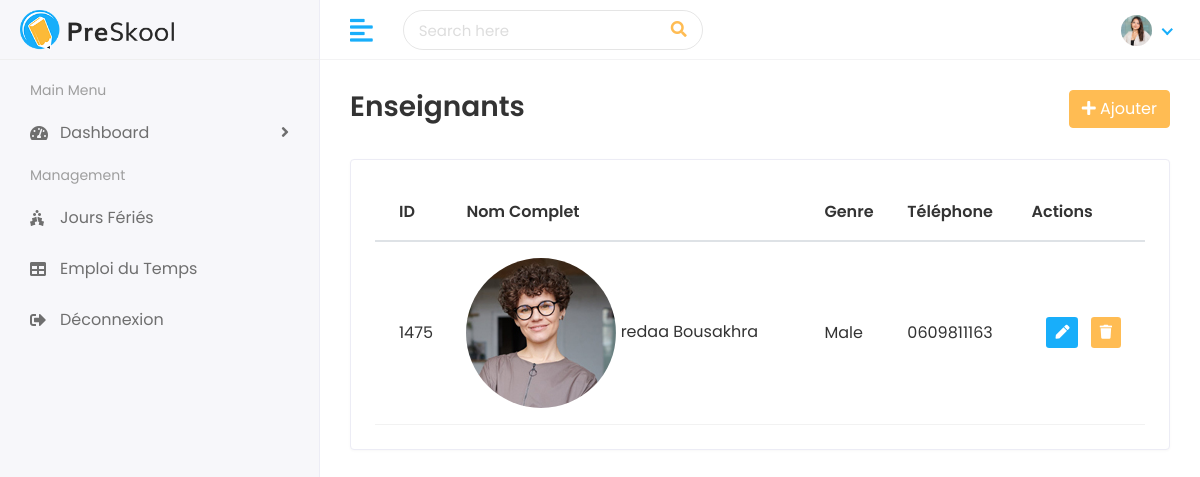
Screenshot of /teachers/ with the database file from the repository.
### faculty/models.py (models this page shows, shortened)
class Teacher(models.Model):
    teacher_id = models.CharField(max_length=20, unique=True, verbose_name="ID Enseignant")
    first_name = models.CharField(max_length=100, verbose_name="Prénom")
    last_name = models.CharField(max_length=100, verbose_name="Nom")
    gender = models.CharField(max_length=10, choices=[('Male', 'Masculin'), ('Female', 'Féminin')], verbose_name="Genre")
    date_of_birth = models.DateField(verbose_name="Date de naissance")
    joining_date = models.DateField(verbose_name="Date d'embauche")
    mobile_number = models.CharField(max_length=15, verbose_name="Numéro de téléphone")
    address = models.TextField(blank=True, null=True, verbose_name="Adresse")
    experience = models.CharField(max_length=50, blank=True, null=True, verbose_name="Expérience")
    image = models.ImageField(upload_to='teachers/', blank=True, null=True, verbose_name="Photo de profil")

### faculty/views.py (the view)
# urls.py: path('teachers/', views.teacher_list, name='teacher_list'),
def teacher_list(request):
    teachers = Teacher.objects.all()
    return render(request, 'teachers/teachers.html', {'teachers': teachers})

### templates/teachers/teachers.html (shortened to what this page needs)
{% extends 'Home/base.html' %}
{% load static %}
{% block body %}
<div class="page-wrapper">
<div class="content container-fluid">
    <div class="page-header">
        <div class="row align-items-center">
            <div class="col">
                <h3 class="page-title">Enseignants</h3>
            </div>
            <div class="col-auto text-right float-right ml-auto">
                <a href="{% url 'add_teacher' %}" class="btn btn-primary"><i class="fas fa-plus"></i> Ajouter</a>
            </div>
        </div>
    </div>
    <div class="row">
        <div class="col-sm-12">
            <div class="card card-table">
                <div class="card-body">
                    <div class="table-responsive">
                        <table class="table table-hover table-center mb-0 datatable">
                            <thead>
                                <tr>
                                    <th>ID</th>
                                    <th>Nom Complet</th>
                                    <th>Genre</th>
                                    <th>Téléphone</th>
                                    <th>Actions</th>
                                </tr>
                            </thead>
                            <tbody>
                                {% for teacher in teachers %}
                                <tr>
                                    <td>{{ teacher.teacher_id }}</td>
                                    <td>
                                        <h2 class="table-avatar">
                                            <a href="{% url 'view_teacher' teacher.teacher_id %}">
                                                {% if teacher.image %}
                                                    <img class="avatar-img rounded-circle" src="{{ teacher.image.url }}" alt="Photo">
                                                {% else %}
                                                    <img class="avatar-img rounded-circle" src="{% static 'assets/img/profiles/avatar-02.jpg' %}" alt="Photo par défaut">
                                                {% endif %}
                                                {{ teacher.first_name }} {{ teacher.last_name }}
                                            </a>
                                        </h2>
                                    </td>
                                    <td>{{ teacher.gender }}</td>
                                    <td>{{ teacher.mobile_number }}</td>
                                    <td class="text-right">
                                        <div class="actions">
                                            <a href="{% url 'edit_teacher' teacher.teacher_id %}" class="btn btn-sm bg-success-light mr-2">
                                                <i class="fas fa-pen"></i>
                                            </a>
                                            <a href="{% url 'delete_teacher' teacher.teacher_id %}" class="btn btn-sm bg-danger-light">
                                                <i class="fas fa-trash"></i>
                                            </a>
                                        </div>
                                    </td>
                                </tr>
                                {% endfor %}
                            </tbody>
                        </table>
                    </div>
                </div>
            </div>
        </div>
    </div>
</div>
</div>
{% endblock %}

### static/assets/css/style.css (style rules this page uses)
html { height: 100%; }
body { background-color: #fff; color: #333; font-family: 'Poppins', sans-serif; font-size: 1rem; height: 100%; line-height: 1.5; overflow-x: hidden; }
h1, h2, h3, h4, h5, h6 { font-family: 'Poppins', sans-serif; margin-top: 0; }
a { color: #009ce7; }
input, button, a { transition: all 0.4s ease; -moz-transition: all 0.4s ease; -o-transition: all 0.4s ease; -ms-transition: all 0.4s ease; -webkit-transition: all 0.4s ease; }
.table { color: #333; max-width: 100%; margin-bottom: 0; width: 100%; }
table.table td h2 { display: inline-block; font-size: inherit; font-weight: 400; margin: 0; padding: 0; vertical-align: middle; }
table.table td h2.table-avatar { align-items: center; display: inline-flex; font-size: inherit; font-weight: 400; margin: 0; padding: 0; vertical-align: middle; white-space: nowrap; }
table.table td h2 a { color: #333; }
.table thead tr th { font-weight: 600; }
.table tbody tr { border-bottom: 1px solid rgba(0, 0, 0, 0.05); }
.table.table-center td, .table.table-center th { vertical-align: middle; }
.card-table .card-body .table > thead > tr > th { border-top: 0; }
.card-table .card-body .table tr td:first-child, .card-table .card-body .table tr th:first-child { padding-left: 1.5rem; }
.card-table .card-body .table tr td:last-child, .card-table .card-body .table tr th:last-child { padding-right: 1.5rem; }
.card-table .table td, .card-table .table th { border-top: 1px solid #e2e5e8; padding: 1rem 0.75rem; white-space: nowrap; }
.btn-primary { background-color: #FFBC53; border: 1px solid #FFBC53; }
.card { border: 1px solid #ececf5; box-shadow: 0 1px 3px 0 rgba(0, 0, 0, 0.03); margin-bottom: 1.875rem; }
.card-body { padding: 1.5rem; }
.bg-danger-light { background-color:#FFBC53 !important; color:#fff !important; }
.bg-success-light { background-color: #18aefa; color: #fff; }
.page-wrapper { margin-left: 320px; padding-top: 60px; position: relative; transition: all 0.4s ease; }
.page-wrapper > .content { padding: 1.875rem 1.875rem 0; }
.page-header { margin-bottom: 1.875rem; }
.page-title { font-size: 28px; font-weight: 600; color: #333; margin-bottom: 5px; }

### rows the page displays
Teacher: teacher_id "1475", first_name "redaa", last_name "Bousakhra", gender "Male", mobile_number "0609811163"
